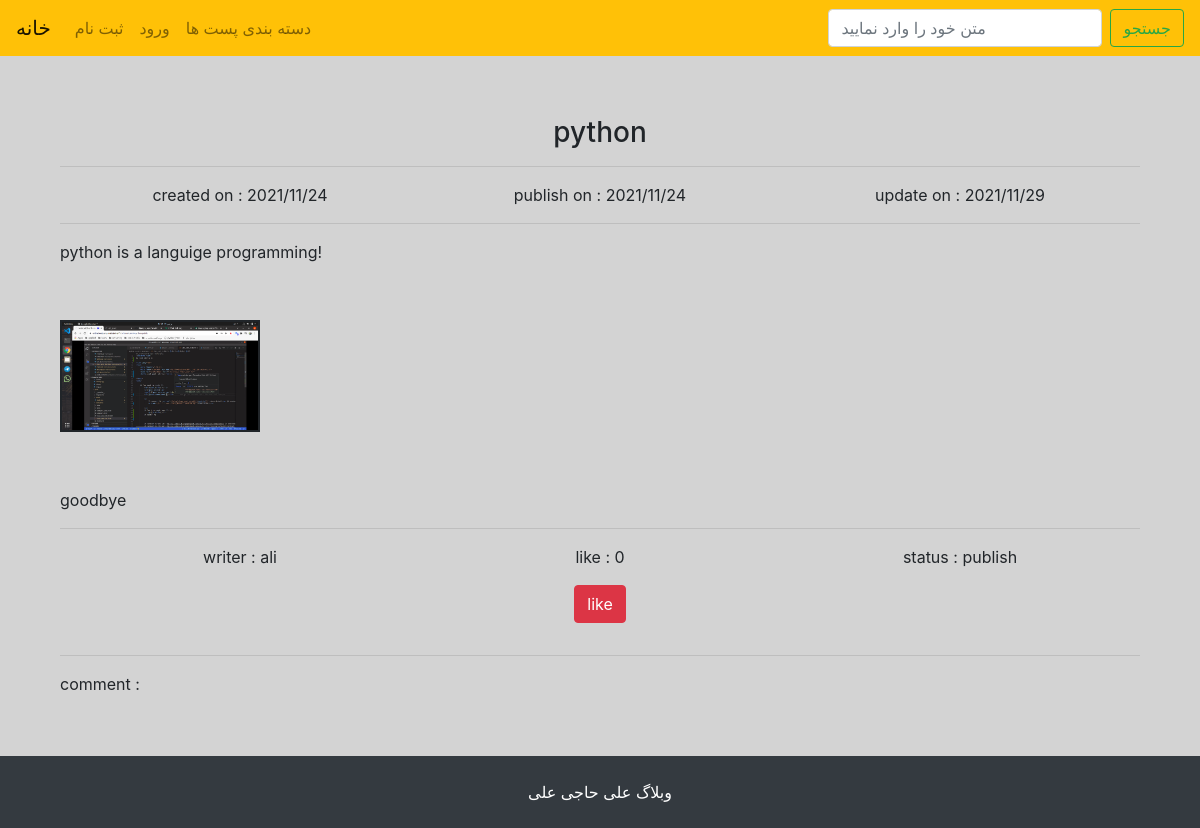
The app's page /python with its own data.
### post/models.py (models this page shows, shortened)
class Post(models.Model):
    STATUS = (
        ("publish", "انتشار"),
        ("draft", "پیش نویس")
    )
    title = models.CharField(max_length=200, verbose_name="عنوان", null=True, blank=True)
    slug = models.SlugField(verbose_name="آدرس", allow_unicode=True)
    writer = models.ForeignKey(User, on_delete=models.CASCADE, verbose_name="نویسنده", null=True, blank=True)
    body = RichTextUploadingField(verbose_name="متن", null=True, blank=True)
    image = models.ImageField(upload_to='uploads',null=True,blank=True)
    like = models.IntegerField(default=0, null=True, blank=True)
    created_on = models.DateTimeField(default=timezone.now, verbose_name='تاریخ ایجاد')
    publish_on = models.DateTimeField(auto_now_add=True)
    update_on = models.DateTimeField(auto_now=True)
    status = models.CharField(max_length=20, choices=STATUS, default="draft", verbose_name="حالت انتشار")
    tag = models.ManyToManyField('Tag', null=True, blank=True)
    category = models.ManyToManyField('Category', null=True, blank=True)

### post/views.py (the view)
# urls.py: path('<slug>', views.post_detail, name='post_detail'),
def post_detail(request, slug):
    unique_slug = get_object_or_404(Post, slug = slug)
    return render(request, "post/posts.html", {"post": unique_slug})

### post/templates/post/posts.html (shortened to what this page needs)
{% extends 'base.html' %}
{% block content %}
<div style="padding: 60px; background-color: lightgrey;">
    <h3 style='text-align: center;'>{{ post.title }}</h3>
    <hr>
    <div class="container">
        <div class="row text-center">
            <div class="col">
                <p class="card-text">created on : {{ post.created_on|date:"Y/n/j" }}</p>
            </div>
            <div class="col">
                <p class="card-text">publish on : {{ post.publish_on|date:"Y/n/j" }}</p>
            </div>
            <div class="col">
                <p class="card-text">update on : {{ post.update_on|date:"Y/n/j" }}</p>
            </div>
        </div>
    </div>
    <hr>
    <p class="text-center">{{ post.body|safe }}</p>
    <hr>
    <div class="container">
        <div class="row text-center">
            <div class="col">
                <p class="card-text">writer : {{ post.writer }}</p>
            </div>
            <div class="col">
                <p class="card-text">like : {{ post.like }}</p>
                <p class="btn btn-danger">like</p>
            </div>
            <div class="col">
                <p class="card-text">status : {{ post.status }}</p>
            </div>
        </div>
    </div>
    <hr>
    <p class="card-text">comment : {{ post.comment }}</p>
</div>
{% endblock %}

### records on screen
Post: title "python", created_on "2021/11/24", publish_on "2021/11/24", update_on "2021/11/29", body "python is a languige programming! goodbye", body (picture), writer "ali", like "0", status "publish"
